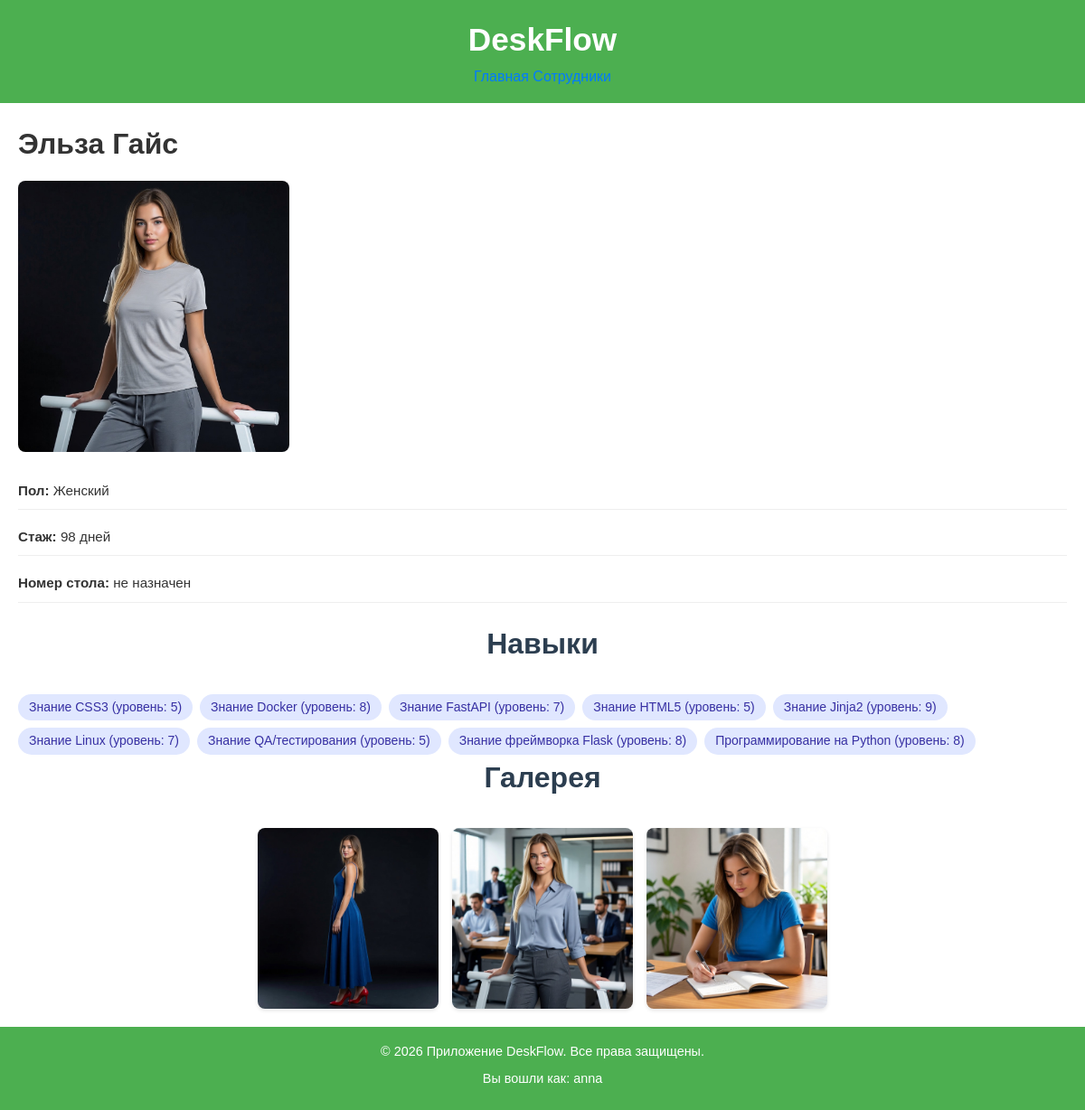
Screenshot of /employees/13/ (signed in) with the database file from the repository.
### employees/models.py (models this page shows, shortened)
class EmployeeProfile(models.Model):
    GENDER_CHOICES = [
        ("M", _("Мужской")),
        ("F", _("Женский")),
    ]
    user = models.OneToOneField(
        settings.AUTH_USER_MODEL,
        on_delete=models.SET_NULL,
        related_name="employee_profile",
        verbose_name=_("пользователь"),
        blank=True,
        null=True,
        help_text=_("необязательно"),
    )
    first_name = models.CharField(_("имя"), max_length=50)
    last_name = models.CharField(_("фамилия"), max_length=50)
    middle_name = models.CharField(
        _("отчество"),
        max_length=50,
        blank=True,
        null=True,
        help_text=_("необязательно"),
    )
    gender = models.CharField(
        _("пол"),
        max_length=1,
        choices=GENDER_CHOICES,
        blank=True,
        null=True,
    )
    description = CKEditor5Field(
        config_name="extends",
        verbose_name=_("описание"),
        blank=True,
        help_text=_("WYSIWYG-редактор (Django ckeditor 5)"),
    )
    skills = models.ManyToManyField(
        Skill,
        through="EmployeeSkill",
        related_name="employees",
        verbose_name=_("навыки"),
    )
    hire_date = models.DateField(
        _("дата приёма на работу"),
        null=True,
        blank=True,
        validators=[validate_hire_date]
    )
    created_at = models.DateTimeField(_("дата создания"), auto_now_add=True)
    updated_at = models.DateTimeField(_("дата обновления"), auto_now=True)
    class Meta:
        verbose_name = _("профиль сотрудника")
        verbose_name_plural = _("профили сотрудников")

class EmployeeImage(models.Model):
    image = models.ImageField(upload_to="employees/", verbose_name="изображение")
    order = models.IntegerField(verbose_name="порядок")
    employee = models.ForeignKey(
        EmployeeProfile, related_name="images", on_delete=models.CASCADE
    )
    class Meta:
        ordering = ["order"]

class EmployeeSkill(models.Model):
    employee = models.ForeignKey(
        EmployeeProfile,
        on_delete=models.CASCADE,
        related_name="employee_skills",
        verbose_name=_("сотрудник"),
    )
    skill = models.ForeignKey(
        Skill,
        on_delete=models.CASCADE,
        related_name="employee_skills",
        verbose_name=_("навык"),
    )
    level = models.PositiveSmallIntegerField(
        _("уровень освоения"),
        default=1,
        help_text=_("от 1 до 10"),
    )
    class Meta:
        verbose_name = _("уровень навыка сотрудника")
        verbose_name_plural = _("уровни навыков сотрудников")
        unique_together = ("employee", "skill")
        constraints = [
            models.CheckConstraint(
                check=models.Q(level__gte=1) & models.Q(level__lte=10),
                name="level_between_1_and_10",
            )
        ]

class Skill(models.Model):
    name = models.CharField(
        _("название навыка"),
        max_length=100,
        unique=True,
    )
    class Meta:
        verbose_name = _("навык")
        verbose_name_plural = _("навыки")
        ordering = ["name"]

### employees/views.py (the view)
# urls.py: path('employees/<int:pk>/', EmployeeDetailView.as_view(), name='employee_detail'),
class EmployeeDetailView(LoginRequiredMixin, DetailView):
    model = EmployeeProfile
    template_name = "employees/employee_detail.html"
    login_url = "/login/"
    context_object_name = "employee"
    def get_queryset(self):
        return super().get_queryset().select_related('desk') \
            .prefetch_related(
                Prefetch(
                    'images',
                    queryset=EmployeeImage.objects.order_by('order'),
                    to_attr='prefetched_images'
                ),
                Prefetch(
                    'employee_skills',
                    queryset=EmployeeSkill.objects.select_related('skill').order_by('skill__name'),
                    to_attr='prefetched_employee_skills'
                )
            )
    def get_context_data(self, **kwargs):
        context = super().get_context_data(**kwargs)
        employee = self.object
        prefetched_images = getattr(employee, 'prefetched_images', [])
        context['main_image'] = prefetched_images[0] if prefetched_images else None
        context['other_images'] = prefetched_images[1:] if len(prefetched_images) > 1 else []
        context['skills_with_levels'] = getattr(employee, 'prefetched_employee_skills', [])
        context['experience_days'] = (timezone.now().date() - employee.hire_date).days if employee.hire_date else 0
        if hasattr(employee, 'desk') and employee.desk:
            context['desk_number'] = employee.desk.number
        else:
            context['desk_number'] = None
        return context

### templates/employees/employee_detail.html (shortened to what this page needs)
{% extends 'base.html' %}
{% block content %}
    <div class="employee-detail">
        <h1>{{ employee.first_name }} {{ employee.last_name }}</h1>
        {% if main_image %}
            <img src="{{ main_image.image.url }}" class="main-photo" alt="Заглавное фото">
        {% endif %}
        <ul class="info-list">
            <li><strong>Пол:</strong> {{ employee.get_gender_display|default:"не указан" }}</li>
            <li><strong>Стаж:</strong> {{ experience_days }} дней</li>
            <li><strong>Номер стола:</strong> {{ desk_number|default:"не назначен" }}</li>
        </ul>
        <h2>Навыки</h2>
        <div class="skills-tags">
            {% for es in skills_with_levels %}
                <span class="skill-tag">{{ es.skill.name }} (уровень: {{ es.level }})</span>
            {% empty %}
                <span class="skill-tag skill-tag--empty">Нет навыков</span>
            {% endfor %}
        </div>
        <h2>Галерея</h2>
        <div class="photo-grid">
            {% for image in other_images %}
                <img src="{{ image.image.url }}" alt="Фото №{{ image.order }}">
            {% empty %}
                <p>Нет дополнительных фото</p>
            {% endfor %}
        </div>
    </div>
{% endblock %}

### templates/footer.html
<footer>
    <div class="footer-container">
        <p>&copy; 2026 Приложение DeskFlow. Все права защищены.</p>
        {% if user.is_authenticated %}
            <p>Вы вошли как: {{ user.username }}</p>
        {% else %}
            <p>Гость</p>
        {% endif %}
    </div>
</footer>

### static_dev/css/style.css (style rules this page uses)
* { box-sizing: border-box; margin: 0; padding: 0; }
body { font-family: 'Arial', sans-serif; line-height: 1.6; background-color: #f5f5f5; color: #333; min-height: 100vh; display: flex; flex-direction: column; margin: 0; padding: 0; }
header, footer { background-color: #4CAF50; color: white; text-align: center; padding: 1em 0; }
footer p { margin-bottom: 0.5em; font-size: 0.9em; }
.card-grid, .photo-grid { display: flex; flex-wrap: wrap; gap: 20px; justify-content: center; }
.photo-grid img { max-width: 100%; height: auto; border-radius: 4px; cursor: pointer; }
.employee-detail h2 { text-align: center; margin-bottom: 30px; color: #2c3e50; font-size: 2em; }
.employee-detail ul { list-style-type: none; padding-left: 0; margin-bottom: 25px; }
.employee-detail li { margin-bottom: 10px; font-size: 0.95em; }
.skills-tags { display: flex; flex-wrap: wrap; align-items: center; gap: 8px; margin-top: 8px; }
.skill-tag { background-color: #e0e7ff; color: #3730a3; padding: 6px 12px; border-radius: 20px; font-size: 0.875rem; line-height: 1.25; white-space: nowrap; transition: all 0.2s ease; }
.employee-detail .main-photo { max-width: 300px; border-radius: 8px; margin: 15px 0; }
.employee-detail .info-list { list-style: none; padding: 0; margin-bottom: 20px; }
.employee-detail .info-list li { padding: 8px 0; border-bottom: 1px solid #eee; }
.photo-grid { display: flex; flex-wrap: wrap; gap: 15px; margin-top: 10px; }
.photo-grid img { max-width: 200px; border-radius: 8px; box-shadow: 0 2px 4px rgba(0,0,0,0.1); }

### rows the page displays
EmployeeProfile: first_name "Эльза", last_name "Гайс", gender "Женский"
EmployeeImage: image (picture)
EmployeeSkill: skill.name "Знание CSS3", level "5"
EmployeeSkill: skill.name "Знание Docker", level "8"
EmployeeSkill: skill.name "Знание FastAPI", level "7"
EmployeeSkill: skill.name "Знание HTML5", level "5"
EmployeeSkill: skill.name "Знание Jinja2", level "9"
EmployeeSkill: skill.name "Знание Linux", level "7"
EmployeeSkill: skill.name "Знание QA/тестирования", level "5"
EmployeeSkill: skill.name "Знание фреймворка Flask", level "8"
EmployeeSkill: skill.name "Программирование на Python", level "8"
EmployeeImage: image (picture)
EmployeeImage: image (picture)
EmployeeImage: image (picture)

### other values shown
{{ experience_days }} "98"
{{ desk_number|default:"не назначен" }} "не назначен"
{{ user.username }} "anna"
